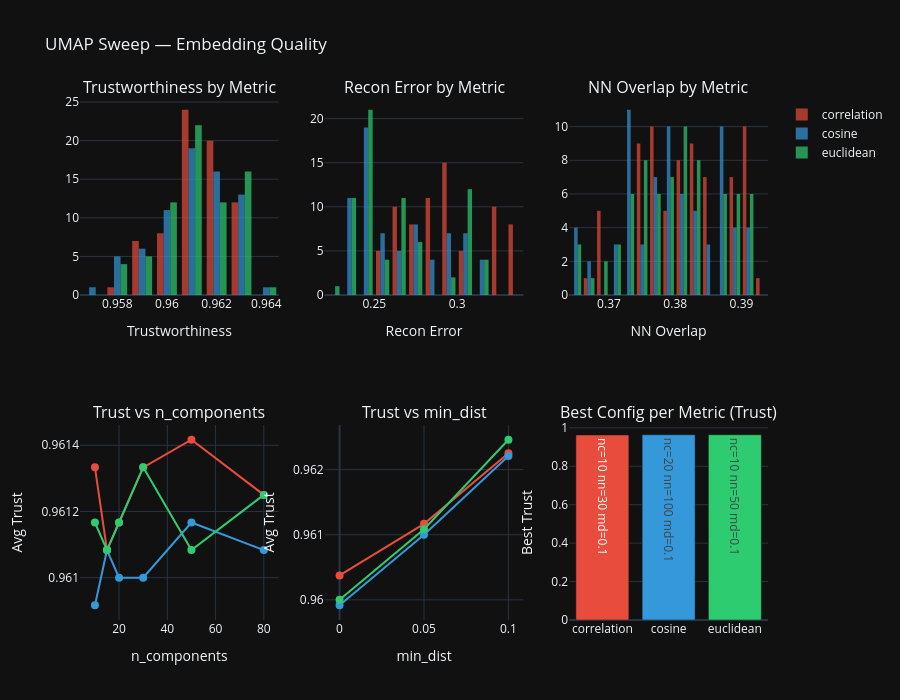

Here is the notebook cell this chart was saved with:
### Code cell
# ╔══════════════════════════════════════════════════════════════════════════════╗
# ║  UMAP SWEEP VISUALISATION — plotly dashboard of sweep results              ║
# ║  Inputs:  umap_sweep_df (from sweep cell above)                           ║
# ║  Outputs: Plotly interactive figure (inline display only)                  ║
# ╚══════════════════════════════════════════════════════════════════════════════╝

try:
    umap_sweep_df
except NameError:
    print('No UMAP sweep data — set RUN_UMAP_SWEEP = True')
else:
    import plotly.graph_objects as go
    from plotly.subplots import make_subplots

    _metrics = sorted(umap_sweep_df['metric'].unique())
    _mc = {'correlation': '#E74C3C', 'cosine': '#3498DB', 'euclidean': '#2ECC71'}

    fig = make_subplots(rows=2, cols=3, subplot_titles=(
        'Trustworthiness by Metric', 'Recon Error by Metric', 'NN Overlap by Metric',
        'Trust vs n_components', 'Trust vs min_dist',
        'Best Config per Metric (Trust)'))

    for m in _metrics:
        s = umap_sweep_df[umap_sweep_df['metric'] == m]
        c = _mc.get(m, '#888')
        fig.add_trace(go.Histogram(x=s['trustworthiness'], name=m, marker_color=c, opacity=0.7), row=1, col=1)
        fig.add_trace(go.Histogram(x=s['recon_error'], name=m, marker_color=c, opacity=0.7,
                                   showlegend=False), row=1, col=2)
        fig.add_trace(go.Histogram(x=s['nn_overlap'], name=m, marker_color=c, opacity=0.7,
                                   showlegend=False), row=1, col=3)
        by_nc = s.groupby('n_components').agg(trust=('trustworthiness', 'mean')).reset_index()
        fig.add_trace(go.Scatter(x=by_nc['n_components'], y=by_nc['trust'], mode='markers+lines',
                                 name=m, marker=dict(size=8, color=c), showlegend=False), row=2, col=1)
        by_md = s.groupby('min_dist').agg(trust=('trustworthiness', 'mean')).reset_index()
        fig.add_trace(go.Scatter(x=by_md['min_dist'], y=by_md['trust'], mode='markers+lines',
                                 name=m, marker=dict(size=8, color=c), showlegend=False), row=2, col=2)

    best = umap_sweep_df.loc[umap_sweep_df.groupby('metric')['trustworthiness'].idxmax()]
    fig.add_trace(go.Bar(x=best['metric'], y=best['trustworthiness'],
                         marker_color=[_mc.get(m, '#888') for m in best['metric']],
                         text=[f'nc={r.n_components} nn={r.n_neighbors} md={r.min_dist}'
                               for _, r in best.iterrows()],
                         textposition='auto', showlegend=False), row=2, col=3)

    fig.update_xaxes(title_text='Trustworthiness', row=1, col=1)
    fig.update_xaxes(title_text='Recon Error', row=1, col=2)
    fig.update_xaxes(title_text='NN Overlap', row=1, col=3)
    fig.update_xaxes(title_text='n_components', row=2, col=1)
    fig.update_yaxes(title_text='Avg Trust', row=2, col=1)
    fig.update_xaxes(title_text='min_dist', row=2, col=2)
    fig.update_yaxes(title_text='Avg Trust', row=2, col=2)
    fig.update_yaxes(title_text='Best Trust', row=2, col=3)
    fig.update_layout(height=700, template='plotly_dark', title_text='UMAP Sweep — Embedding Quality')
    fig.show()

### Figure 1 — Plotly figure (JSON) as saved in the notebook; plotly's stock layout.template omitted (floating-point values rounded to 4 significant figures)
{"data": [{"marker": {"color": "#E74C3C"}, "name": "correlation", "opacity": 0.7, "type": "histogram", "x": [0.959, 0.96, 0.961, 0.961, 0.962, 0.963, 0.961, 0.962, 0.963, 0.961, 0.961, 0.962, 0.958, 0.959, 0.961, 0.96, 0.961, 0.962, 0.961, 0.962, 0.963, 0.961, 0.962, 0.963, 0.959, 0.96, 0.961, 0.96, 0.961, 0.962, 0.961, 0.962, 0.963, 0.961, 0.962, 0.962, 0.959, 0.96, 0.961, 0.96, 0.962, 0.963, 0.961, 0.962, 0.963, 0.961, 0.961, 0.963, 0.959, 0.959, 0.961, 0.961, 0.962, 0.963, 0.962, 0.962, 0.963, 0.961, 0.962, 0.962, 0.959, 0.96, 0.961, 0.96, 0.961, 0.963, 0.962, 0.962, 0.963, 0.961, 0.961, 0.962], "xaxis": "x", "yaxis": "y"}, {"marker": {"color": "#E74C3C"}, "name": "correlation", "opacity": 0.7, "showlegend": false, "type": "histogram", "x": [0.3327, 0.3289, 0.3255, 0.2852, 0.293, 0.2877, 0.2778, 0.2853, 0.2939, 0.2534, 0.2637, 0.2597, 0.3295, 0.3287, 0.3265, 0.2963, 0.2969, 0.2932, 0.2822, 0.2837, 0.2789, 0.2593, 0.2544, 0.2557, 0.3295, 0.3328, 0.3308, 0.2913, 0.2926, 0.3023, 0.274, 0.2801, 0.2798, 0.2634, 0.2652, 0.264, 0.331, 0.3282, 0.3363, 0.3039, 0.3028, 0.2964, 0.2905, 0.2947, 0.2949, 0.2639, 0.2627, 0.2666, 0.3239, 0.3284, 0.3306, 0.3067, 0.3052, 0.2998, 0.274, 0.2707, 0.277, 0.2665, 0.2666, 0.2685, 0.3311, 0.335, 0.3286, 0.2955, 0.2943, 0.2955, 0.2831, 0.2812, 0.2821, 0.2795, 0.2867, 0.283], "xaxis": "x2", "yaxis": "y2"}, {"marker": {"color": "#E74C3C"}, "name": "correlation", "opacity": 0.7, "showlegend": false, "type": "histogram", "x": [0.369, 0.375, 0.382, 0.375, 0.381, 0.388, 0.377, 0.385, 0.391, 0.375, 0.382, 0.39, 0.368, 0.374, 0.382, 0.376, 0.382, 0.388, 0.377, 0.384, 0.391, 0.378, 0.382, 0.389, 0.367, 0.374, 0.381, 0.376, 0.382, 0.388, 0.378, 0.385, 0.393, 0.378, 0.384, 0.391, 0.368, 0.375, 0.381, 0.375, 0.381, 0.39, 0.376, 0.383, 0.391, 0.376, 0.381, 0.389, 0.368, 0.374, 0.382, 0.376, 0.383, 0.389, 0.378, 0.384, 0.391, 0.377, 0.384, 0.39, 0.368, 0.375, 0.381, 0.376, 0.381, 0.39, 0.378, 0.385, 0.391, 0.377, 0.381, 0.388], "xaxis": "x3", "yaxis": "y3"}, {"marker": {"color": "#E74C3C", "size": 8}, "mode": "markers+lines", "name": "correlation", "showlegend": false, "type": "scatter", "x": [10, 15, 20, 30, 50, 80], "xaxis": "x4", "y": [0.9613, 0.9611, 0.9612, 0.9613, 0.9614, 0.9613], "yaxis": "y4"}, {"marker": {"color": "#E74C3C", "size": 8}, "mode": "markers+lines", "name": "correlation", "showlegend": false, "type": "scatter", "x": [0.0, 0.05, 0.1], "xaxis": "x5", "y": [0.9604, 0.9612, 0.9622], "yaxis": "y5"}, {"marker": {"color": "#3498DB"}, "name": "cosine", "opacity": 0.7, "type": "histogram", "x": [0.958, 0.959, 0.96, 0.96, 0.961, 0.962, 0.96, 0.962, 0.963, 0.961, 0.962, 0.963, 0.958, 0.959, 0.961, 0.96, 0.961, 0.962, 0.961, 0.962, 0.963, 0.961, 0.962, 0.963, 0.957, 0.959, 0.96, 0.96, 0.961, 0.962, 0.961, 0.962, 0.963, 0.961, 0.962, 0.964, 0.958, 0.959, 0.96, 0.96, 0.962, 0.963, 0.96, 0.962, 0.963, 0.961, 0.961, 0.963, 0.958, 0.959, 0.961, 0.961, 0.962, 0.963, 0.96, 0.962, 0.963, 0.961, 0.961, 0.963, 0.958, 0.959, 0.96, 0.961, 0.961, 0.962, 0.961, 0.962, 0.963, 0.961, 0.962, 0.963], "xaxis": "x", "yaxis": "y"}, {"marker": {"color": "#3498DB"}, "name": "cosine", "opacity": 0.7, "showlegend": false, "type": "histogram", "x": [0.3126, 0.3082, 0.3066, 0.2714, 0.2758, 0.2713, 0.2439, 0.2453, 0.2435, 0.2387, 0.2424, 0.243, 0.2968, 0.2996, 0.2989, 0.2673, 0.2668, 0.2682, 0.2464, 0.2493, 0.2514, 0.2335, 0.2372, 0.2405, 0.3032, 0.2993, 0.2933, 0.2764, 0.2823, 0.2746, 0.2553, 0.2546, 0.2533, 0.2345, 0.2403, 0.2447, 0.3063, 0.31, 0.3079, 0.2683, 0.2671, 0.2595, 0.2436, 0.2435, 0.2415, 0.2348, 0.2364, 0.2332, 0.314, 0.3105, 0.3082, 0.2773, 0.2774, 0.272, 0.2465, 0.2442, 0.2454, 0.239, 0.2405, 0.2406, 0.293, 0.3006, 0.2931, 0.2842, 0.2837, 0.2863, 0.2496, 0.255, 0.2574, 0.2317, 0.235, 0.2381], "xaxis": "x2", "yaxis": "y2"}, {"marker": {"color": "#3498DB"}, "name": "cosine", "opacity": 0.7, "showlegend": false, "type": "histogram", "x": [0.365, 0.371, 0.378, 0.372, 0.379, 0.386, 0.375, 0.383, 0.389, 0.373, 0.38, 0.387, 0.365, 0.372, 0.379, 0.373, 0.379, 0.386, 0.376, 0.383, 0.391, 0.376, 0.382, 0.387, 0.366, 0.371, 0.378, 0.373, 0.38, 0.386, 0.379, 0.384, 0.39, 0.372, 0.38, 0.388, 0.365, 0.373, 0.379, 0.372, 0.38, 0.387, 0.377, 0.384, 0.391, 0.372, 0.379, 0.386, 0.367, 0.373, 0.38, 0.373, 0.379, 0.386, 0.377, 0.384, 0.391, 0.374, 0.38, 0.387, 0.364, 0.37, 0.376, 0.374, 0.379, 0.386, 0.376, 0.382, 0.389, 0.376, 0.383, 0.389], "xaxis": "x3", "yaxis": "y3"}, {"marker": {"color": "#3498DB", "size": 8}, "mode": "markers+lines", "name": "cosine", "showlegend": false, "type": "scatter", "x": [10, 15, 20, 30, 50, 80], "xaxis": "x4", "y": [0.9609, 0.9611, 0.961, 0.961, 0.9612, 0.9611], "yaxis": "y4"}, {"marker": {"color": "#3498DB", "size": 8}, "mode": "markers+lines", "name": "cosine", "showlegend": false, "type": "scatter", "x": [0.0, 0.05, 0.1], "xaxis": "x5", "y": [0.9599, 0.961, 0.9622], "yaxis": "y5"}, {"marker": {"color": "#2ECC71"}, "name": "euclidean", "opacity": 0.7, "type": "histogram", "x": [0.958, 0.959, 0.961, 0.96, 0.961, 0.962, 0.961, 0.962, 0.964, 0.961, 0.962, 0.963, 0.958, 0.959, 0.96, 0.96, 0.961, 0.963, 0.961, 0.962, 0.963, 0.961, 0.962, 0.963, 0.958, 0.96, 0.961, 0.96, 0.961, 0.963, 0.961, 0.962, 0.963, 0.961, 0.961, 0.963, 0.959, 0.96, 0.961, 0.96, 0.961, 0.963, 0.961, 0.962, 0.963, 0.961, 0.962, 0.963, 0.958, 0.959, 0.961, 0.96, 0.961, 0.963, 0.961, 0.962, 0.963, 0.96, 0.962, 0.963, 0.959, 0.96, 0.961, 0.96, 0.961, 0.963, 0.96, 0.962, 0.963, 0.961, 0.962, 0.963], "xaxis": "x", "yaxis": "y"}, {"marker": {"color": "#2ECC71"}, "name": "euclidean", "opacity": 0.7, "showlegend": false, "type": "histogram", "x": [0.3012, 0.2988, 0.3026, 0.2636, 0.2654, 0.2756, 0.2451, 0.2475, 0.2409, 0.2319, 0.2381, 0.2403, 0.3119, 0.3024, 0.3056, 0.2666, 0.2692, 0.2672, 0.2458, 0.2542, 0.2477, 0.2402, 0.2456, 0.2463, 0.3099, 0.3027, 0.2907, 0.2687, 0.2724, 0.2719, 0.251, 0.2508, 0.2484, 0.2377, 0.2415, 0.2428, 0.3109, 0.3088, 0.3101, 0.273, 0.2755, 0.2752, 0.2435, 0.2461, 0.2457, 0.2298, 0.2333, 0.2378, 0.3118, 0.3004, 0.3, 0.2582, 0.2636, 0.2649, 0.2445, 0.2398, 0.2386, 0.2398, 0.245, 0.2475, 0.3017, 0.3044, 0.3003, 0.2695, 0.2632, 0.268, 0.2374, 0.241, 0.2474, 0.2338, 0.2394, 0.2406], "xaxis": "x2", "yaxis": "y2"}, {"marker": {"color": "#2ECC71"}, "name": "euclidean", "opacity": 0.7, "showlegend": false, "type": "histogram", "x": [0.364, 0.37, 0.378, 0.371, 0.379, 0.386, 0.376, 0.383, 0.39, 0.373, 0.379, 0.387, 0.365, 0.372, 0.379, 0.374, 0.38, 0.387, 0.376, 0.383, 0.39, 0.373, 0.381, 0.389, 0.368, 0.374, 0.38, 0.374, 0.381, 0.387, 0.377, 0.383, 0.39, 0.374, 0.38, 0.388, 0.366, 0.373, 0.379, 0.375, 0.382, 0.388, 0.377, 0.382, 0.391, 0.378, 0.382, 0.39, 0.368, 0.373, 0.381, 0.374, 0.381, 0.389, 0.375, 0.381, 0.39, 0.376, 0.382, 0.389, 0.365, 0.371, 0.378, 0.373, 0.38, 0.387, 0.376, 0.382, 0.389, 0.374, 0.38, 0.386], "xaxis": "x3", "yaxis": "y3"}, {"marker": {"color": "#2ECC71", "size": 8}, "mode": "markers+lines", "name": "euclidean", "showlegend": false, "type": "scatter", "x": [10, 15, 20, 30, 50, 80], "xaxis": "x4", "y": [0.9612, 0.9611, 0.9612, 0.9613, 0.9611, 0.9613], "yaxis": "y4"}, {"marker": {"color": "#2ECC71", "size": 8}, "mode": "markers+lines", "name": "euclidean", "showlegend": false, "type": "scatter", "x": [0.0, 0.05, 0.1], "xaxis": "x5", "y": [0.96, 0.9611, 0.9625], "yaxis": "y5"}, {"marker": {"color": ["#E74C3C", "#3498DB", "#2ECC71"]}, "showlegend": false, "text": ["nc=10 nn=30 md=0.1", "nc=20 nn=100 md=0.1", "nc=10 nn=50 md=0.1"], "textposition": "auto", "type": "bar", "x": ["correlation", "cosine", "euclidean"], "xaxis": "x6", "y": [0.963, 0.964, 0.964], "yaxis": "y6"}], "layout": {"annotations": [{"font": {"size": 16}, "showarrow": false, "text": "Trustworthiness by Metric", "x": 0.1444, "xanchor": "center", "xref": "paper", "y": 1, "yanchor": "bottom", "yref": "paper"}, {"font": {"size": 16}, "showarrow": false, "text": "Recon Error by Metric", "x": 0.5, "xanchor": "center", "xref": "paper", "y": 1, "yanchor": "bottom", "yref": "paper"}, {"font": {"size": 16}, "showarrow": false, "text": "NN Overlap by Metric", "x": 0.8556, "xanchor": "center", "xref": "paper", "y": 1, "yanchor": "bottom", "yref": "paper"}, {"font": {"size": 16}, "showarrow": false, "text": "Trust vs n_components", "x": 0.1444, "xanchor": "center", "xref": "paper", "y": 0.375, "yanchor": "bottom", "yref": "paper"}, {"font": {"size": 16}, "showarrow": false, "text": "Trust vs min_dist", "x": 0.5, "xanchor": "center", "xref": "paper", "y": 0.375, "yanchor": "bottom", "yref": "paper"}, {"font": {"size": 16}, "showarrow": false, "text": "Best Config per Metric (Trust)", "x": 0.8556, "xanchor": "center", "xref": "paper", "y": 0.375, "yanchor": "bottom", "yref": "paper"}], "height": 700, "title": {"text": "UMAP Sweep — Embedding Quality"}, "xaxis": {"anchor": "y", "domain": [0, 0.2889], "title": {"text": "Trustworthiness"}}, "xaxis2": {"anchor": "y2", "domain": [0.3556, 0.6444], "title": {"text": "Recon Error"}}, "xaxis3": {"anchor": "y3", "domain": [0.7111, 1], "title": {"text": "NN Overlap"}}, "xaxis4": {"anchor": "y4", "domain": [0, 0.2889], "title": {"text": "n_components"}}, "xaxis5": {"anchor": "y5", "domain": [0.3556, 0.6444], "title": {"text": "min_dist"}}, "xaxis6": {"anchor": "y6", "domain": [0.7111, 1]}, "yaxis": {"anchor": "x", "domain": [0.625, 1]}, "yaxis2": {"anchor": "x2", "domain": [0.625, 1]}, "yaxis3": {"anchor": "x3", "domain": [0.625, 1]}, "yaxis4": {"anchor": "x4", "domain": [0, 0.375], "title": {"text": "Avg Trust"}}, "yaxis5": {"anchor": "x5", "domain": [0, 0.375], "title": {"text": "Avg Trust"}}, "yaxis6": {"anchor": "x6", "domain": [0, 0.375], "title": {"text": "Best Trust"}}}}
